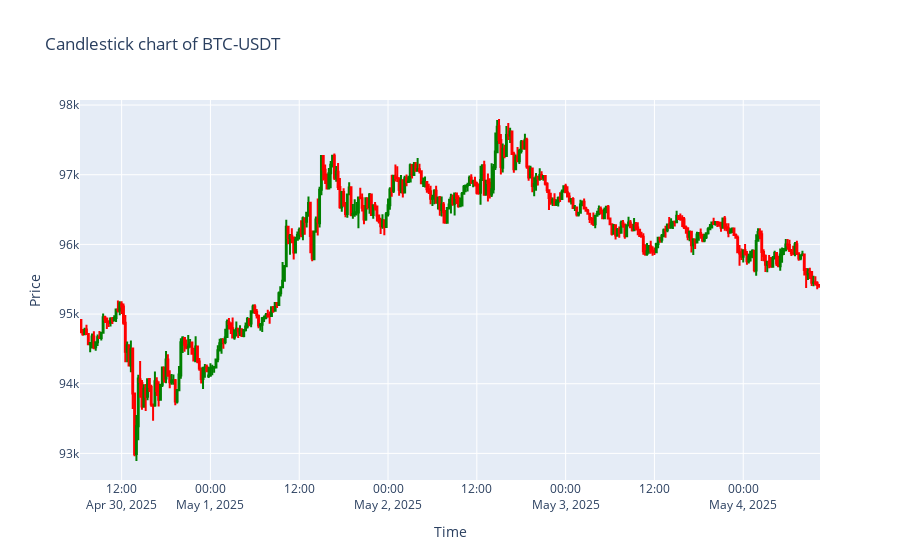
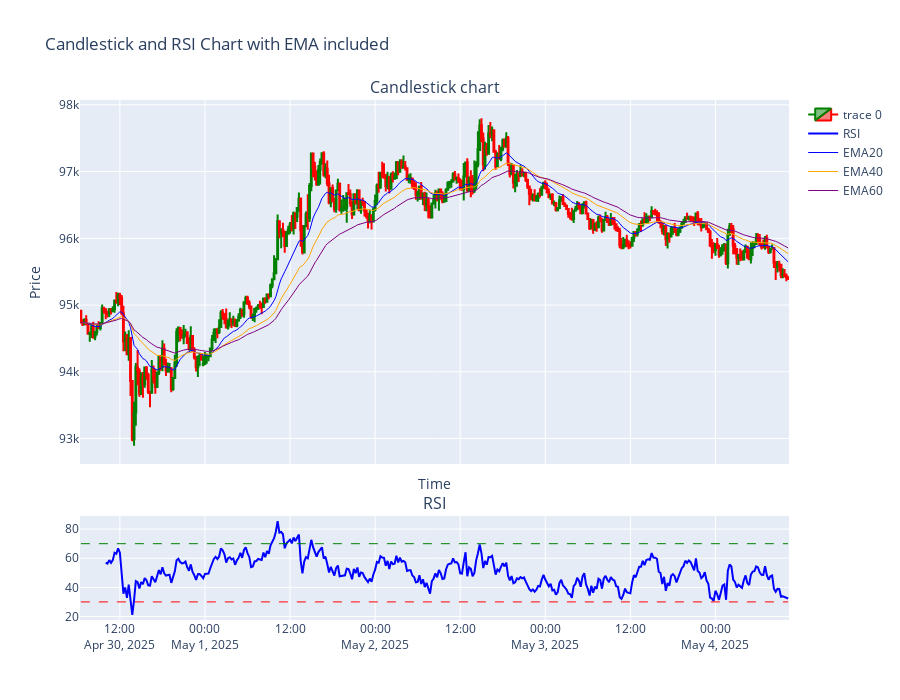

Notebook cell for these charts, in order:
### Code cell
# plot the k-line data stored in the object
btc_indicate.plot(["all", "kl"])

### Figure 1 — Plotly figure (JSON) as saved in the notebook; plotly's stock layout.template omitted (floating-point values rounded to 4 significant figures; data arrays with more than 128 entries replaced by an {"elided": "..."} marker saying what was removed)
{"data": [{"close": {"elided": "400 float values"}, "decreasing": {"line": {"color": "red"}}, "high": {"elided": "400 float values"}, "increasing": {"line": {"color": "green"}}, "low": {"elided": "400 float values"}, "open": {"elided": "400 float values"}, "type": "candlestick", "x": {"elided": "400 str values"}}], "layout": {"title": {"text": "Candlestick chart of BTC-USDT"}, "xaxis": {"rangeslider": {"visible": false}, "title": {"text": "Time"}}, "yaxis": {"title": {"text": "Price"}}}}

### Figure 2 — Plotly figure (JSON) as saved in the notebook; plotly's stock layout.template omitted (floating-point values rounded to 4 significant figures; data arrays with more than 128 entries replaced by an {"elided": "..."} marker saying what was removed)
{"data": [{"close": {"elided": "400 float values"}, "decreasing": {"line": {"color": "red"}}, "high": {"elided": "400 float values"}, "increasing": {"line": {"color": "green"}}, "low": {"elided": "400 float values"}, "open": {"elided": "400 float values"}, "type": "candlestick", "x": {"elided": "400 str values"}, "xaxis": "x", "yaxis": "y"}, {"line": {"color": "blue", "width": 2}, "mode": "lines", "name": "RSI", "type": "scatter", "x": {"elided": "400 str values"}, "xaxis": "x2", "y": {"elided": "400 float values"}, "yaxis": "y2"}, {"line": {"color": "blue", "width": 1}, "mode": "lines", "name": "EMA20", "type": "scatter", "x": {"elided": "400 str values"}, "xaxis": "x", "y": {"elided": "400 float values"}, "yaxis": "y"}, {"line": {"color": "orange", "width": 1}, "mode": "lines", "name": "EMA40", "type": "scatter", "x": {"elided": "400 str values"}, "xaxis": "x", "y": {"elided": "400 float values"}, "yaxis": "y"}, {"line": {"color": "purple", "width": 1}, "mode": "lines", "name": "EMA60", "type": "scatter", "x": {"elided": "400 str values"}, "xaxis": "x", "y": {"elided": "400 float values"}, "yaxis": "y"}], "layout": {"annotations": [{"font": {"size": 16}, "showarrow": false, "text": "Candlestick chart", "x": 0.5, "xanchor": "center", "xref": "paper", "y": 1, "yanchor": "bottom", "yref": "paper"}, {"font": {"size": 16}, "showarrow": false, "text": "RSI", "x": 0.5, "xanchor": "center", "xref": "paper", "y": 0.2, "yanchor": "bottom", "yref": "paper"}], "height": 700, "shapes": [{"line": {"color": "red", "dash": "dash", "width": 1}, "type": "line", "x0": "2025-04-30T06:30:00", "x1": "2025-05-04T10:15:00", "xref": "x2", "y0": 30, "y1": 30, "yref": "y2"}, {"line": {"color": "green", "dash": "dash", "width": 1}, "type": "line", "x0": "2025-04-30T06:30:00", "x1": "2025-05-04T10:15:00", "xref": "x2", "y0": 70, "y1": 70, "yref": "y2"}], "title": {"text": "Candlestick and RSI Chart with EMA included"}, "xaxis": {"anchor": "y", "domain": [0, 1], "matches": "x2", "rangeslider": {"visible": false}, "showticklabels": false, "title": {"text": "Time"}}, "xaxis2": {"anchor": "y2", "domain": [0, 1]}, "yaxis": {"anchor": "x", "domain": [0.3, 1], "title": {"text": "Price"}}, "yaxis2": {"anchor": "x2", "domain": [0, 0.2]}}}
